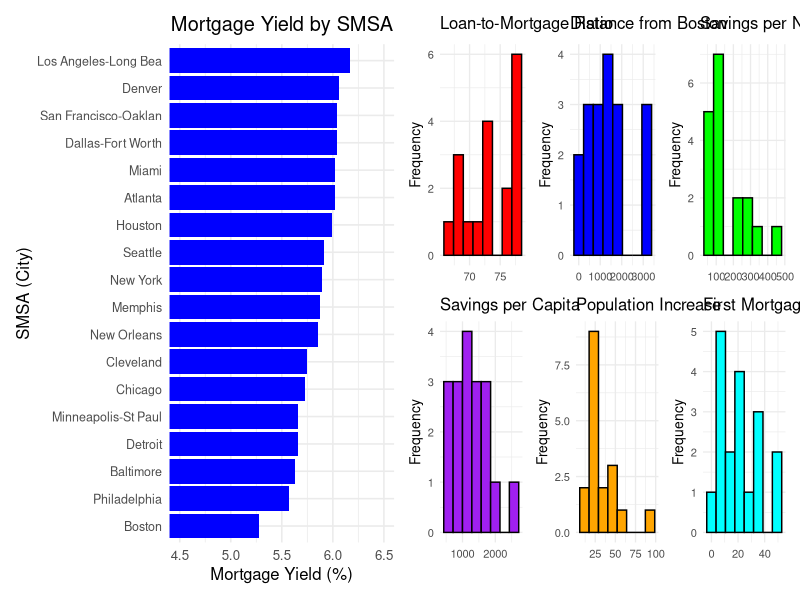
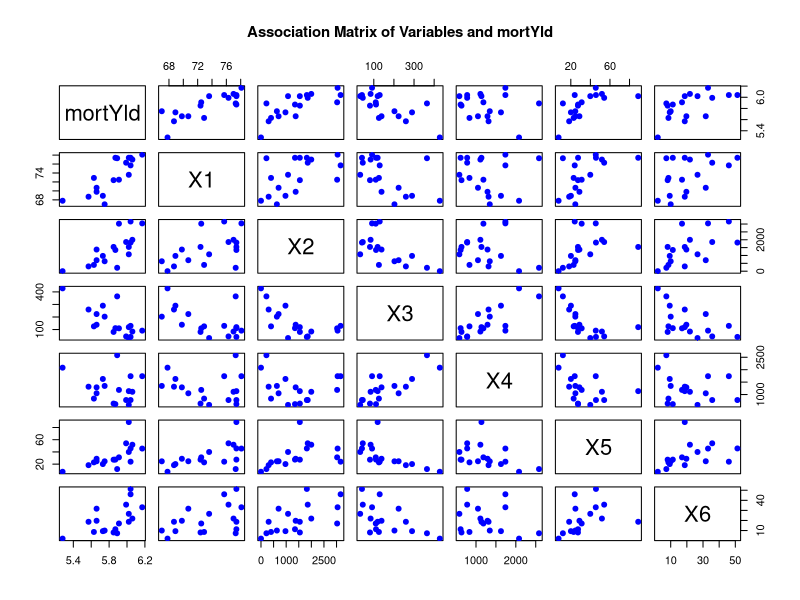
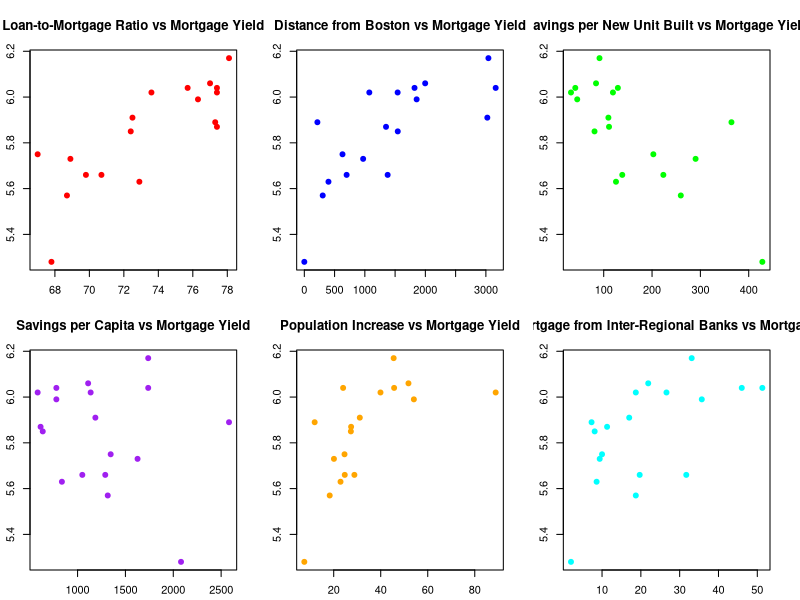
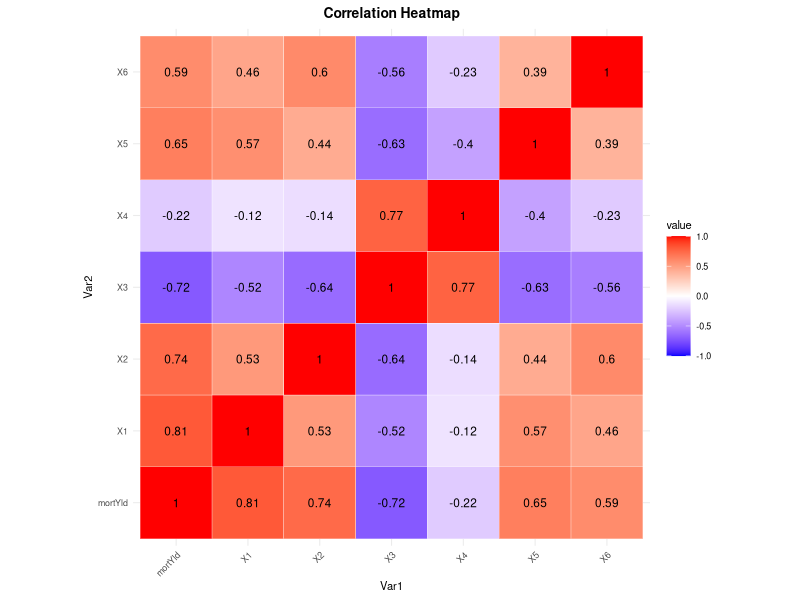
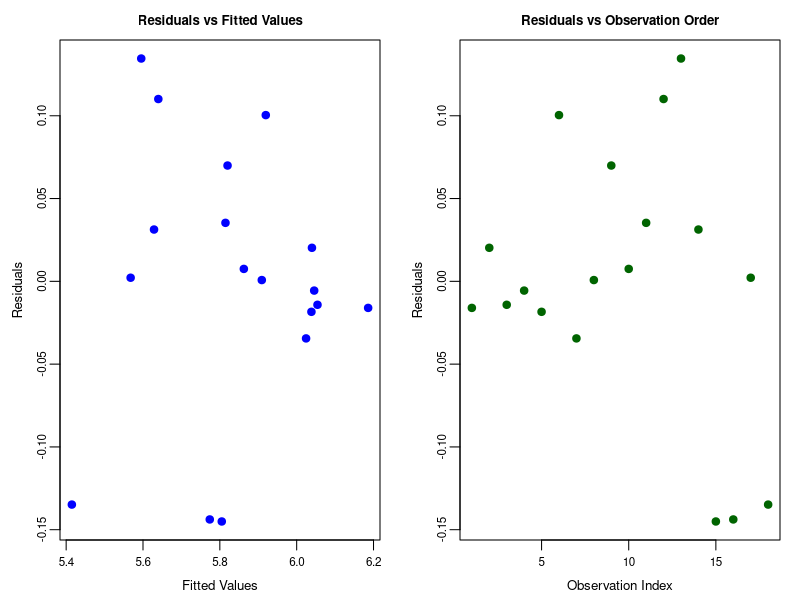
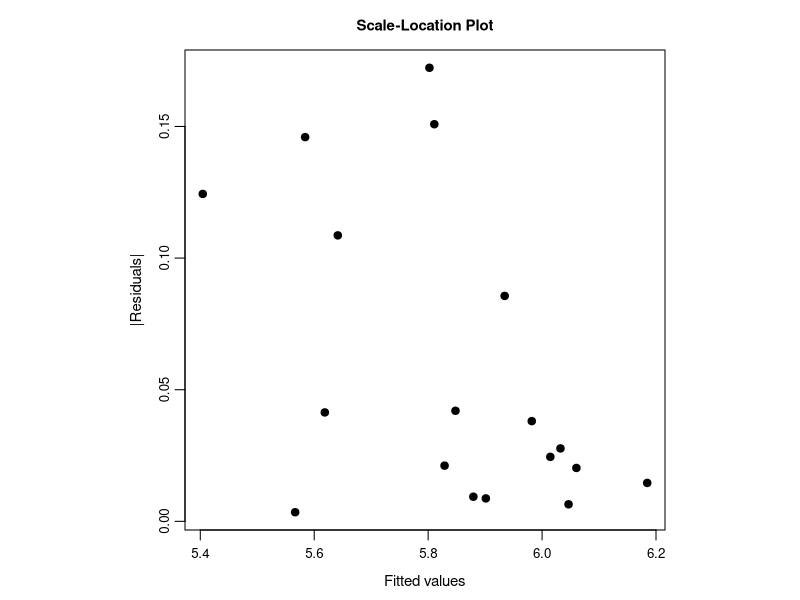
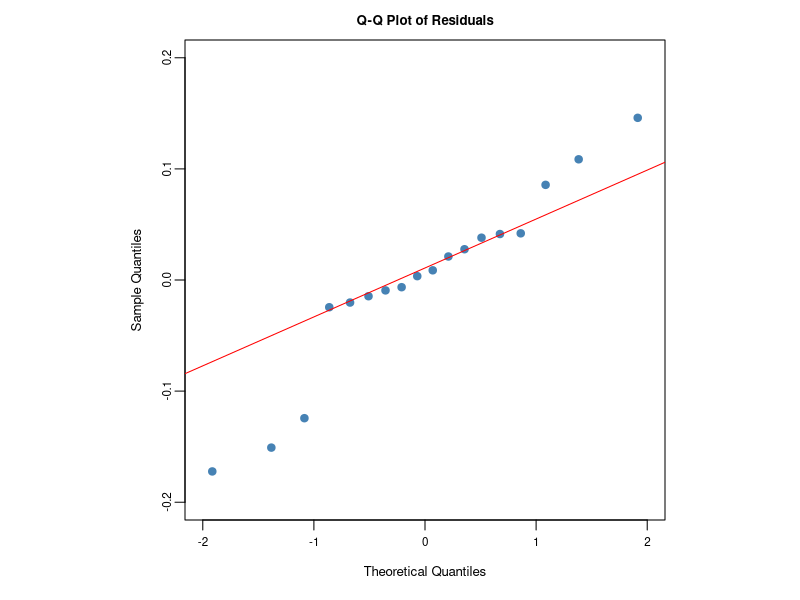

Write the R code that produced these figures, in order.
## ---- chunk 1
knitr::opts_chunk$set(fig.width=12, fig.height=8, fig.path='Figs/',
                      echo=FALSE, warning=FALSE, message=FALSE)
## ---- chunk 2
# Load necessary libraries
library(ggplot2)
library(tidyverse)
library(dplyr)
library(knitr)
library(kableExtra)
library(xtable)
library(MASS)
library(car)
library(magrittr)
library(patchwork)
library(gridExtra)
library(grid)
library(reshape2)
library(broom)
library(xtable)

# Read data
df <- read.csv("myield.csv")

# Rename columns for easier reference
colnames(df) <- c("smsa", "mortYld", "X1", "X2", "X3", "X4", "X5", "X6")

# Display first few rows
kable(head(df), caption = "First few rows of the dataset") %>%
  kable_styling(font_size = 8, latex_options = "hold_position")
## ---- chunk 3
# Count missing values
colSums(is.na(df))

## ---- chunk 4
# Summary Statistics
summary_stats <- summary(df[, colnames(df) != "smsa"])
kable(summary_stats, caption = "Summary Statistics of Variables") %>%
  kable_styling(font_size = 8, latex_options = "hold_position")
## ---- chunk 5

# Sort data by decreasing mortgage yield
df <- df %>% arrange(desc(mortYld))

# Define bar chart (corrected and stored as bar_plot)
bar_plot <- ggplot(df, aes(x = mortYld, y = reorder(smsa, mortYld))) + 
  geom_bar(stat = "identity", fill = "blue") +
  coord_cartesian(xlim = c(4.5, 6.5)) +
  labs(title = "Mortgage Yield by SMSA", x = "Mortgage Yield (%)", y = "SMSA (City)") +
  theme_minimal(base_size = 12) +
  theme(
    axis.text.y = element_text(size = 9),
    plot.title = element_text(hjust = 0.5)
  )

# Define variable names and colors
var_names <- c("Loan-to-Mortgage Ratio", "Distance from Boston", 
               "Savings per New Unit Built", "Savings per Capita", 
               "Population Increase", "First Mortgage from Inter-Regional Banks")
hist_colors <- c("red", "blue", "green", "purple", "orange", "cyan")

# Create histogram plots
hist_plots <- lapply(1:6, function(i) {
  ggplot(df, aes_string(x = paste0("X", i))) +
    geom_histogram(fill = hist_colors[i], color = "black", bins = 8) +
    labs(title = var_names[i], x = NULL, y = "Frequency") +
    theme_minimal(base_size = 10)
})

# Combine histograms in 2x3 grid
hist_grid <- (hist_plots[[1]] | hist_plots[[2]] | hist_plots[[3]]) /
             (hist_plots[[4]] | hist_plots[[5]] | hist_plots[[6]])

# Combine bar chart and histograms side-by-side
final_plot <- bar_plot + hist_grid + plot_layout(widths = c(1.3, 2))

# Print final plot
final_plot
## ---- chunk 6
# Réinitialisation des paramètres graphiques
par(mfrow = c(1, 1))
par(mai = c(0.3, 0.3, 0.5, 0.3))  # marges réduites : bas, gauche, haut, droite
par(oma = c(0, 0, 0, 0))          # aucune marge extérieure

# Sélection des variables numériques
selected_vars <- df[, c("mortYld", "X1", "X2", "X3", "X4", "X5", "X6")]

# Affichage du scatterplot matrix
pairs(selected_vars,
      main = "Association Matrix of Variables and mortYld",
      cex.main = 0.9,       # taille du titre réduite
      col = "blue",
      pch = 19)

## ---- chunk 7
# Set up a 2x3 grid for multiple scatter plots
par(mfrow = c(2, 3))

# Define variable names
var_names <- c("Loan-to-Mortgage Ratio", "Distance from Boston", 
               "Savings per New Unit Built", "Savings per Capita", 
               "Population Increase", "First Mortgage from Inter-Regional Banks")

# Define colors for better visualization
point_colors <- c("red", "blue", "green", "purple", "orange", "cyan")

# Loop through each variable (X1 to X6) and create a scatter plot with mortYld on the Y-axis
for (i in 1:6) {
  plot(df[[paste0("X", i)]], df$mortYld,
       main = paste(var_names[i], "vs Mortgage Yield"),
       xlab = var_names[i], ylab = "Mortgage Yield (%)",
       col = point_colors[i], pch = 19)
}

# Reset plotting parameters to default
par(mfrow = c(1, 1))

## ---- chunk 8
library(reshape2)

# Compute correlation matrix and reshape
cor_matrix <- cor(df[, c("mortYld", "X1", "X2", "X3", "X4", "X5", "X6")])
melted_cor <- melt(cor_matrix)

# Plot
ggplot(data = melted_cor, aes(x = Var1, y = Var2, fill = value)) + 
  geom_tile(color = "white") +
  geom_text(aes(label = round(value, 2)), size = 3) +
  scale_fill_gradient2(low = "blue", high = "red", mid = "white", 
                       midpoint = 0, limit = c(-1,1), space = "Lab", 
                       name = "value") +
  coord_fixed() + 
  theme_minimal(base_size = 8) +
  theme(
    plot.title = element_text(size = 10, face = "bold", hjust = 0.5, margin = margin(b = 5)),
    axis.text.x = element_text(angle = 45, hjust = 1),
    plot.margin = margin(5, 5, 5, 5)
  ) +
  labs(title = "Correlation Heatmap")

## ---- chunk 9
# Pairwise Simple Regressions
models_simple <- lapply(1:6, function(i) {
  formula <- as.formula(paste("mortYld ~ X", i, sep = ""))
  lm(formula, data = df)
})

simple_summaries <- lapply(models_simple, summary)

data.frame(
  Predictor = paste0("X", 1:6),
  R_squared = sapply(simple_summaries, function(m) round(m$r.squared, 3)),
  p_value = sapply(simple_summaries, function(m) round(coef(m)[2, 4], 4))
) %>%
  kable(caption = "Simple Linear Regressions: $R^2$ and p-values", escape = FALSE, booktabs = TRUE) %>%
  kable_styling(font_size = 8, latex_options = "hold_position")
## ---- chunk 10
null_model <- lm(mortYld ~ 1, data = df)
full_model <- lm(mortYld ~ X1 + X2 + X3 + X4 + X5 + X6, data = df)

#anova(null_model, full_model)

# Résumé au format tableau propre
anova_table <- tidy(anova(null_model, full_model))

# Affichage du tableau formaté
kable(anova_table, caption = "Comparison of Null and Full Model (ANOVA)") %>%
  kable_styling(font_size = 8, latex_options = c("striped", "hold_position"))

## ---- chunk 11
# Fit linear regression model (full)
model <- lm(mortYld ~ X1 + X2 + X3 + X4 + X5 + X6, data = df)

# Model summary
#summary(model)

# Résumé du modèle au format propre (dataframe)
model_summary <- tidy(model)

# Affichage du tableau dans le PDF
kable(model_summary, 
      caption = "Summary of Full Linear Model", 
      booktabs = TRUE, 
      digits = 4, 
      format = "latex", 
      escape = TRUE) %>%
  kable_styling(font_size = 8, latex_options = "hold_position") 

## ---- chunk 12
# 1. Stepwise AIC Steps Table

# Stepwise AIC with silent output
step_trace <- capture.output(
  step_model <- stepAIC(model, direction = "both", trace = TRUE)
)

# Build Stepwise AIC Trace Manually
step_trace_df <- data.frame(
  Step = c("Start", "Step 1", "Step 2", "Step 3"),
  Model = c(
    "X1 + X2 + X3 + X4 + X5 + X6",
    "X1 + X2 + X3 + X4 + X5",
    "X1 + X3 + X4 + X5",
    "X1 + X3 + X4"
  ),
  RSS = c(0.1098, 0.1099, 0.1109, 0.1159),
  AIC = c(-77.79, -79.77, -81.61, -82.81)
)

# Display with kable
kable(step_trace_df, 
      caption = "Stepwise AIC Steps", 
      booktabs = TRUE, 
      format = "latex", 
      digits = 4) %>%
  kable_styling(font_size = 8, latex_options = "hold_position", position = "center")

## ---- chunk 13
#  2. Model Coefficients Table
step_summary <- tidy(step_model)

kable(step_summary, 
      caption = "Coefficients of Final Stepwise Model", 
      booktabs = TRUE, digits = 4, format = "latex", escape = TRUE) %>%
  kable_styling(font_size = 8, latex_options = "hold_position", position = "center")

## ---- chunk 14
# 3. Fit Statistics of Stepwise Model

# Extraire les stats globales
step_glance <- glance(step_model)[, c("sigma", "r.squared", "adj.r.squared", "statistic", "df", "p.value")]
colnames(step_glance) <- c("Residual Std. Error", "R²", "Adjusted R²", "F-statistic", "DF", "p-value")

# Convertir en data.frame pour mise en forme fine
step_glance <- as.data.frame(step_glance)

# Appliquer un arrondi classique sauf pour la p-value
step_glance$`Residual Std. Error` <- round(step_glance$`Residual Std. Error`, 4)
step_glance$`R²` <- round(step_glance$`R²`, 4)
step_glance$`Adjusted R²` <- round(step_glance$`Adjusted R²`, 4)
step_glance$`F-statistic` <- round(step_glance$`F-statistic`, 4)
step_glance$`DF` <- as.integer(step_glance$`DF`)  # entier
step_glance$`p-value` <- formatC(step_glance$`p-value`, format = "e", digits = 2)

# Afficher en tableau LaTeX
kable(step_glance,
      caption = "Fit Statistics of Stepwise Model",
      booktabs = TRUE, format = "latex", escape = TRUE) %>%
  kable_styling(font_size = 8, latex_options = "hold_position", position = "center")


## ---- chunk 15
# Fit model
interaction_model <- lm(mortYld ~ X1 + X3 + X4 + X1:X3 + X1:X4 + X3:X4, data = df)

### 1. Coefficients Table
interaction_coef <- tidy(interaction_model)

kable(interaction_coef, 
      caption = "Coefficients of Interaction Model", 
      booktabs = TRUE, digits = 4, format = "latex", escape = TRUE) %>%
  kable_styling(font_size = 8, latex_options = "hold_position", position = "center")

## ---- chunk 16
### 2. Residuals Summary Table
residuals_stats <- summary(interaction_model)$residuals
resid_summary <- data.frame(
  Statistic = c("Min", "1Q", "Median", "3Q", "Max"),
  Value = round(quantile(residuals_stats), 4)
)

kable(resid_summary,
      caption = "Residual Summary of Interaction Model", 
      booktabs = TRUE, format = "latex") %>%
  kable_styling(font_size = 8, latex_options = "hold_position", position = "center")

## ---- chunk 17
### 3. Model Fit Statistics Table

# Extraire les statistiques de modélisation
interaction_stats <- glance(interaction_model)[, c("r.squared", "adj.r.squared", "sigma", "statistic", "p.value", "df")]

# Renommer les colonnes en LaTeX-safe
colnames(interaction_stats) <- c(
  "R\\textsuperscript{2}", 
  "Adjusted R\\textsuperscript{2}", 
  "Residual Std. Error", 
  "F-statistic", 
  "p-value", 
  "DF"
)

# Affichage du tableau
kable(interaction_stats,
      caption = "Fit Statistics of Interaction Model", 
      booktabs = TRUE, digits = 4, format = "latex", escape = FALSE) %>%
  kable_styling(font_size = 8, latex_options = "hold_position", position = "center")


## ---- chunk 18
# Create comparison table
model_metrics <- data.frame(
  Model = c("Full Model", "Stepwise Model", "2-Way Interaction Model"),
  R2 = c(
    summary(full_model)$r.squared,
    summary(step_model)$r.squared,
    summary(interaction_model)$r.squared
  ),
  Adj_R2 = c(
    summary(full_model)$adj.r.squared,
    summary(step_model)$adj.r.squared,
    summary(interaction_model)$adj.r.squared
  ),
  AIC = c(
    AIC(full_model),
    AIC(step_model),
    AIC(interaction_model)
  ),
  Residual_SE = c(
    summary(full_model)$sigma,
    summary(step_model)$sigma,
    summary(interaction_model)$sigma
  ),
  F_statistic = c(
    summary(full_model)$fstatistic[1],
    summary(step_model)$fstatistic[1],
    summary(interaction_model)$fstatistic[1]
  )
)

# Display table
kable(model_metrics, digits = 3, caption = "Comparison of Model Performance Metrics") %>%
  kable_styling(font_size = 8, full_width = FALSE, position = "center")

## ---- chunk 19
# Compare with ANOVA and convert to data frame
anova_result <- anova(step_model, interaction_model)

# Ajouter les noms des modèles pour plus de clarté
anova_df <- as.data.frame(anova_result)
anova_df$Model <- c("Stepwise model", "Interaction model")

# Réorganiser les colonnes
anova_df <- anova_df[, c("Model", "Res.Df", "RSS", "Df", "Sum of Sq", "F", "Pr(>F)")]

# Affichage avec kable
kable(anova_df,
      caption = "ANOVA Comparison: Stepwise vs Interaction Model",
      booktabs = TRUE, digits = 4, format = "latex", escape = TRUE) %>%
  kable_styling(font_size = 8, latex_options = "hold_position", position = "center")

## ---- chunk 20
par(mfrow = c(1, 2),        # 1 ligne, 2 colonnes
    mar = c(3, 3, 2, 1),    # marges : bottom, left, top, right
    oma = c(0, 0, 0, 0),    # marges extérieures
    mgp = c(1.7, 0.5, 0),   # position des axes et labels
    cex.main = 0.8,         # taille du titre
    cex.lab = 0.8,          # taille des axes
    cex.axis = 0.7)         # taille des graduations

# Residuals vs Fitted Values
plot(fitted(model), resid(model),
     main = "Residuals vs Fitted Values",
     xlab = "Fitted Values", ylab = "Residuals",
     pch = 19, col = "blue")

# Residuals vs Observation Order
plot(resid(model),
     main = "Residuals vs Observation Order",
     xlab = "Observation Index", ylab = "Residuals",
     pch = 19, col = "darkgreen")

# Reset layout
par(mfrow = c(1, 1))
## ---- chunk 21
# Compute Variance Inflation Factor (VIF)
vif_values <- vif(step_model)
kable(as.data.frame(vif_values), caption = "Variance Inflation Factors (VIF)") %>% 
  kable_styling(font_size = 8, latex_options = "hold_position")

## ---- chunk 22
par(pty = "s", mar = c(3.5, 3.5, 2.5, 1), mgp = c(2, 0.6, 0), 
    cex.axis = 0.8, cex.lab = 0.9, cex.main = 0.9)

plot(step_model$fitted.values, abs(resid(step_model)),
     main = "Scale-Location Plot",
     xlab = "Fitted values", ylab = "|Residuals|", pch = 19)
## ---- chunk 23
# Q-Q Plot with equal axis limits
par(pty = "s", 
    mar = c(4, 3.5, 2, 1),    # ← marge gauche réduite à 3.5
    mgp = c(2, 0.5, 0),       # position des labels des axes
    cex.main = 0.8,        # title size
    cex.lab = 0.8,         # axis label size
    cex.axis = 0.7)        # axis ticks

qqnorm(resid(step_model), 
       main = "Q-Q Plot of Residuals", 
       xlab = "Theoretical Quantiles", 
       ylab = "Sample Quantiles",
       pch = 19, col = "steelblue",
       xlim = c(-2, 2), ylim = c(-0.2, 0.2))
qqline(resid(step_model), col = "red")
## ---- chunk 24
